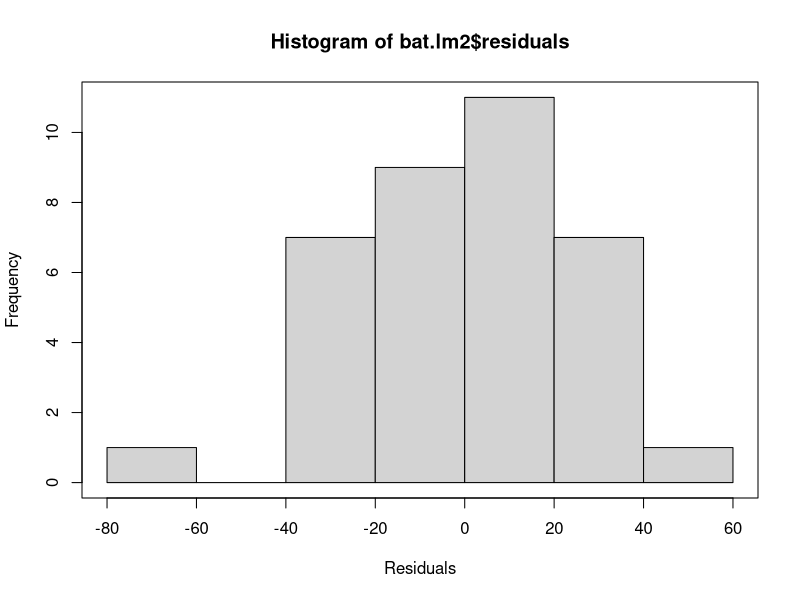
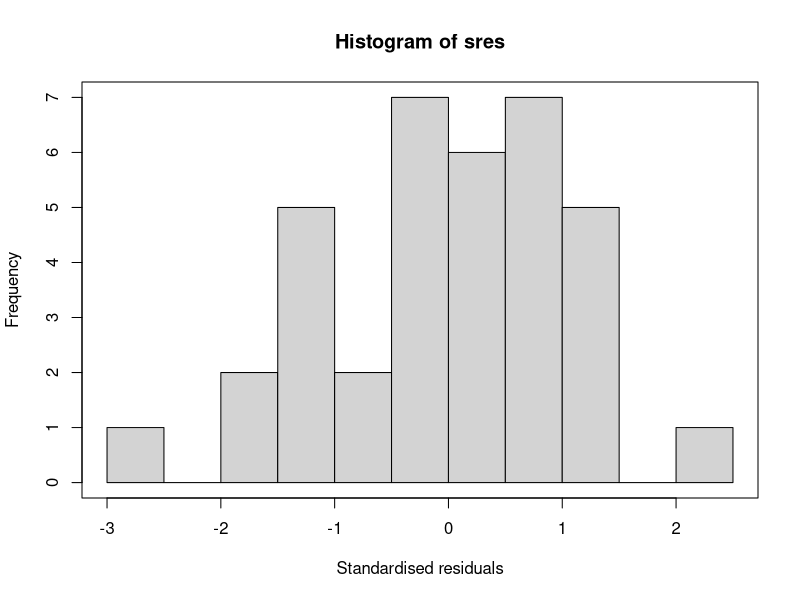
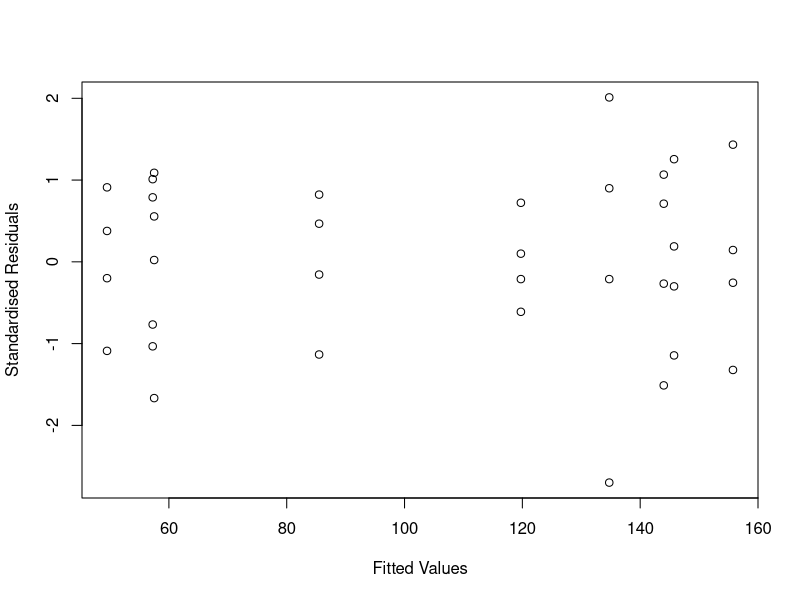
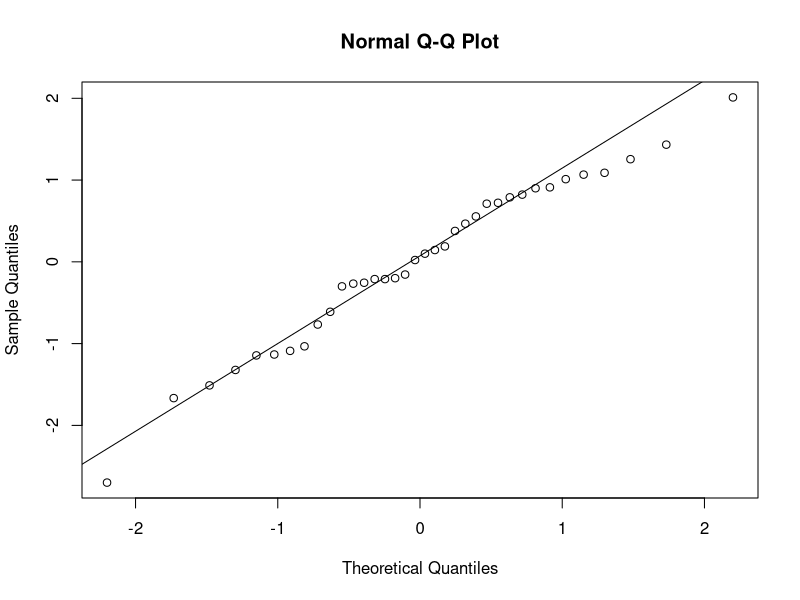
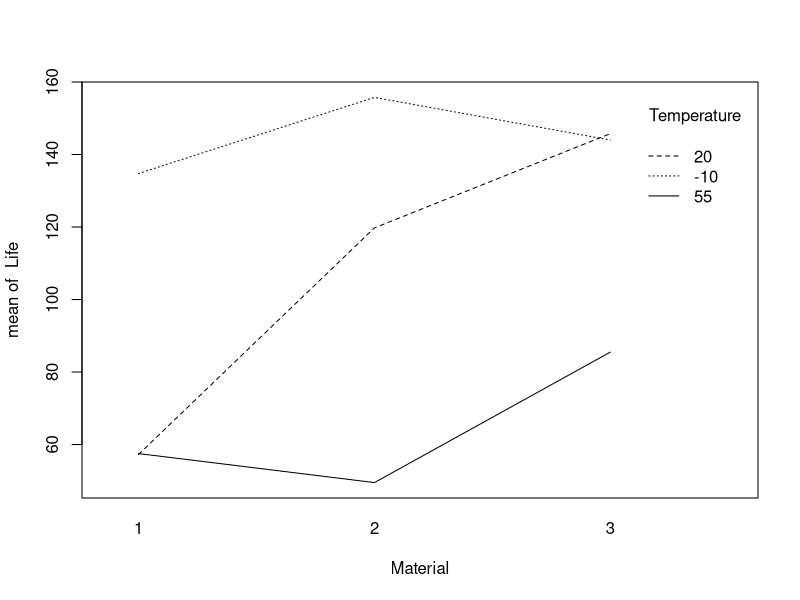
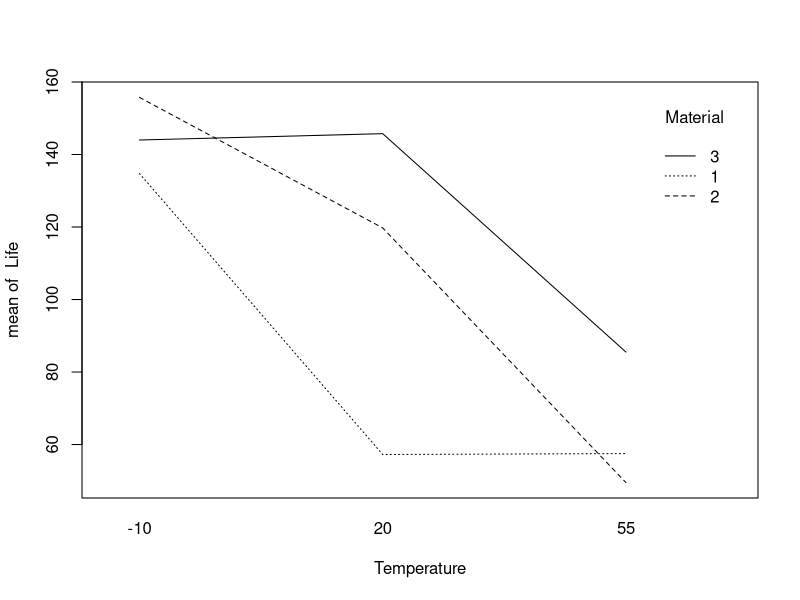

The R source for these figures, in order:
#Exercise 1
#Q1
#When examining two-dimensional tables, we look for patterns across the columns and down the
#rows. Here we see that across the table (as temperature increases) the lifetime decreases, and down
#the table (as material type changes) the lifetime increases. The one exception is that lifetimes for
#Material 2 at Temperature −10 is higher than that for Material 3. Overall, Material 3 seems to
#be the best performing at all temperatures.

#Q2
Material <- factor(rep(c(1,2,3), each=12))
Temperature <- factor(rep(c(-10,20,55), each=4))
Life <- c(130, 155, 74, 180, 34, 40, 80, 75, 20, 70, 82, 58, 
          150, 188, 159, 126, 136, 122, 106, 115, 25, 70, 58, 45,
          138, 110, 168, 160, 174, 120, 150, 139, 96, 104, 82, 60)
Battery <- data.frame(Material, Temperature, Life)

#Q3
#We want the mean lifetime at each temperature for each material type.
with(Battery, tapply(Life, list(Material, Temperature), mean))

#     -10     20   55
#1 134.75  57.25 57.5
#2 155.75 119.75 49.5
#3 144.00 145.75 85.5

#The table of means confirms our earlier observation. Material 3 is the best performing
#overall at every temperature, except of the temperature −10

#Q4
bat.lm <- lm(Life ~ Material + Temperature, data = Battery)
summary(bat.lm)

#Call:
#lm(formula = Life ~ Material + Temperature, data = Battery)
#
#Residuals:
#  Min      1Q  Median      3Q     Max 
#-54.389 -21.681   2.694  17.215  57.528 
#
#Coefficients:
#              Estimate Std. Error t value Pr(>|t|)    
#(Intercept)     122.47      11.17  10.965 3.39e-12 ***
#Material2        25.17      12.24   2.057  0.04819 *  
#Material3        41.92      12.24   3.426  0.00175 ** 
#Temperature20   -37.25      12.24  -3.044  0.00472 ** 
#Temperature55   -80.67      12.24  -6.593 2.30e-07 ***
#---
#Signif. codes:  0 ‘***’ 0.001 ‘**’ 0.01 ‘*’ 0.05 ‘.’ 0.1 ‘ ’ 1
#
#Residual standard error: 29.97 on 31 degrees of freedom
#Multiple R-squared:  0.6414,	Adjusted R-squared:  0.5951 
#F-statistic: 13.86 on 4 and 31 DF,  p-value: 1.367e-06

bat.lm2 <- lm(Life ~ Material*Temperature, data = Battery)
summary(bat.lm2)

#Call:
#lm(formula = Life ~ Material * Temperature, data = Battery)
#
#Residuals:
#  Min      1Q  Median      3Q     Max 
#-60.750 -14.625   1.375  17.937  45.250 
#
#Coefficients:
#                        Estimate Std. Error t value Pr(>|t|)    
#(Intercept)               134.75      12.99  10.371 6.46e-11 ***
#Material2                  21.00      18.37   1.143 0.263107    
#Material3                   9.25      18.37   0.503 0.618747    
#Temperature20             -77.50      18.37  -4.218 0.000248 ***
#Temperature55             -77.25      18.37  -4.204 0.000257 ***
#Material2:Temperature20    41.50      25.98   1.597 0.121886    
#Material3:Temperature20    79.25      25.98   3.050 0.005083 ** 
#Material2:Temperature55   -29.00      25.98  -1.116 0.274242    
#Material3:Temperature55    18.75      25.98   0.722 0.476759    
#---
#  Signif. codes:  0 ‘***’ 0.001 ‘**’ 0.01 ‘*’ 0.05 ‘.’ 0.1 ‘ ’ 1
#
#Residual standard error: 25.98 on 27 degrees of freedom
#Multiple R-squared:  0.7652,	Adjusted R-squared:  0.6956 
#F-statistic:    11 on 8 and 27 DF,  p-value: 9.426e-07

#Q5:
#Choosing the model with the interaction term because it has the lower residual standard error
#and higher Adjusted R-squared

#Q6:
hist(bat.lm2$residuals, xlab = "Residuals")
box()

sres <- rstandard(bat.lm2)
hist(sres, xlab = "Standardised residuals")
box()

plot(sres ~ bat.lm2$fitted.values, xlab = "Fitted Values", ylab = "Standardised Residuals")

qqnorm(sres)
qqline(sres)

#Based on the diagnostics, there is not evidence against the model assumptions (normality, 
#homogeneous variance and linear model).

#Q7
with(Battery, interaction.plot(Material, Temperature, Life))
with(Battery, interaction.plot(Temperature, Material, Life))

#Q8 Interpret your model.
#Based on the linear model and interaction plot, the mean lifetime is higher for material 3 
#at a temperature of 20 degrees. At the other temperatures there is no significant 
#difference, although the mean is again higher for material 3 at 55 degrees.

#Q9 Which material would you recommend for the batteries? Justify your selection.
#Based on the analysis we recommend Material 3 for the batteries.
